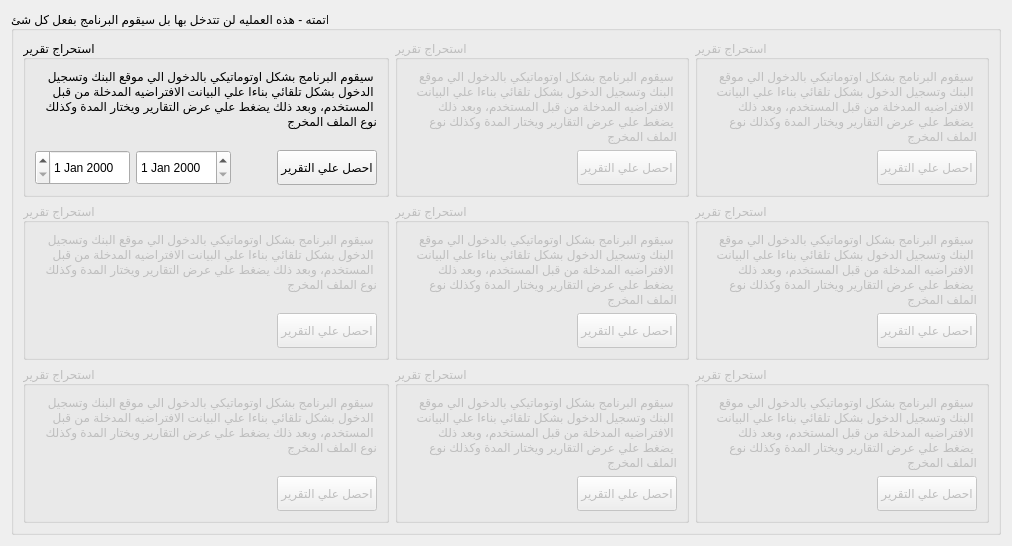
            <widget class="QWidget" name="tab">
             <attribute name="title">
              <string>مهام سريعه</string>
             </attribute>
             <layout class="QGridLayout" name="gridLayout_6">
              <item row="0" column="0">
               <widget class="QGroupBox" name="groupBox_2">
                <property name="title">
                 <string>اتمته - هذه العمليه لن تتدخل بها بل سيقوم البرنامج بفعل كل شئ</string>
                </property>
                <layout class="QGridLayout" name="gridLayout_5">
                 <item row="1" column="2">
                  <widget class="QGroupBox" name="groupBox_8">
                   <property name="enabled">
                    <bool>false</bool>
                   </property>
                   <property name="title">
                    <string>استحراج تقرير</string>
                   </property>
                   <layout class="QGridLayout" name="gridLayout_13">
                    <item row="0" column="0">
                     <layout class="QVBoxLayout" name="verticalLayout_5" stretch="10,0">
                      <item>
                       <widget class="QLabel" name="label_5">
                        <property name="text">
                         <string>سيقوم البرنامج بشكل اوتوماتيكي بالدخول الي موقع البنك وتسجيل الدخول بشكل تلقائي بناءا علي البيانت الافتراضيه المدخلة من قبل المستخدم، وبعد ذلك يضغط علي عرض التقارير ويختار المدة وكذلك نوع الملف المخرج</string>
                        </property>
                        <property name="alignment">
                         <set>Qt::AlignmentFlag::AlignLeading|Qt::AlignmentFlag::AlignLeft|Qt::AlignmentFlag::AlignTop</set>
                        </property>
                        <property name="wordWrap">
                         <bool>true</bool>
                        </property>
                       </widget>
                      </item>
                      <item>
                       <layout class="QHBoxLayout" name="horizontalLayout_6">
                        <item>
                         <spacer name="horizontalSpacer_7">
                          <property name="orientation">
                           <enum>Qt::Orientation::Horizontal</enum>
                          </property>
                          <property name="sizeHint" stdset="0">
                           <size>
                            <width>40</width>
                            <height>20</height>
                           </size>
                          </property>
                         </spacer>
                        </item>
                        <item>
                         <widget class="QPushButton" name="pushButton_4">
                          <property name="minimumSize">
                           <size>
                            <width>0</width>
                            <height>35</height>
                           </size>
                          </property>
                          <property name="text">
                           <string>احصل علي التقرير</string>
                          </property>
                         </widget>
                        </item>
                       </layout>
                      </item>
                     </layout>
                    </item>
                   </layout>
                  </widget>
                 </item>
                 <item row="2" column="2">
                  <widget class="QGroupBox" name="groupBox_9">
                   <property name="enabled">
                    <bool>false</bool>
                   </property>
                   <property name="title">
                    <string>استحراج تقرير</string>
                   </property>
                   <layout class="QGridLayout" name="gridLayout_18">
                    <item row="0" column="0">
                     <layout class="QVBoxLayout" name="verticalLayout_7" stretch="10,0">
                      <item>
                       <widget class="QLabel" name="label_8">
                        <property name="text">
                         <string>سيقوم البرنامج بشكل اوتوماتيكي بالدخول الي موقع البنك وتسجيل الدخول بشكل تلقائي بناءا علي البيانت الافتراضيه المدخلة من قبل المستخدم، وبعد ذلك يضغط علي عرض التقارير ويختار المدة وكذلك نوع الملف المخرج</string>
                        </property>
                        <property name="alignment">
                         <set>Qt::AlignmentFlag::AlignLeading|Qt::AlignmentFlag::AlignLeft|Qt::AlignmentFlag::AlignTop</set>
                        </property>
                        <property name="wordWrap">
                         <bool>true</bool>
                        </property>
                       </widget>
                      </item>
                      <item>
                       <layout class="QHBoxLayout" name="horizontalLayout_9">
                        <item>
                         <spacer name="horizontalSpacer_9">
                          <property name="orientation">
                           <enum>Qt::Orientation::Horizontal</enum>
                          </property>
                          <property name="sizeHint" stdset="0">
                           <size>
                            <width>40</width>
                            <height>20</height>
                           </size>
                          </property>
                         </spacer>
                        </item>
                        <item>
                         <widget class="QPushButton" name="pushButton_6">
                          <property name="minimumSize">
                           <size>
                            <width>0</width>
                            <height>35</height>
                           </size>
                          </property>
                          <property name="text">
                           <string>احصل علي التقرير</string>
                          </property>
                         </widget>
                        </item>
                       </layout>
                      </item>
                     </layout>
                    </item>
                   </layout>
                  </widget>
                 </item>
                 <item row="0" column="0">
                  <widget class="QGroupBox" name="groupBox">
                   <property name="title">
                    <string>استحراج تقرير</string>
                   </property>
                   <layout class="QGridLayout" name="gridLayout_7">
                    <item row="0" column="0">
                     <layout class="QVBoxLayout" name="verticalLayout_2" stretch="10,0">
                      <item>
                       <widget class="QLabel" name="label_2">
                        <property name="text">
                         <string>سيقوم البرنامج بشكل اوتوماتيكي بالدخول الي موقع البنك وتسجيل الدخول بشكل تلقائي بناءا علي البيانت الافتراضيه المدخلة من قبل المستخدم، وبعد ذلك يضغط علي عرض التقارير ويختار المدة وكذلك نوع الملف المخرج</string>
                        </property>
                        <property name="alignment">
                         <set>Qt::AlignmentFlag::AlignLeading|Qt::AlignmentFlag::AlignLeft|Qt::AlignmentFlag::AlignTop</set>
                        </property>
                        <property name="wordWrap">
                         <bool>true</bool>
                        </property>
                       </widget>
                      </item>
                      <item>
                       <layout class="QHBoxLayout" name="horizontalLayout_3">
                        <item>
                         <widget class="QDateEdit" name="dateEditReportFrom">
                          <property name="minimumSize">
                           <size>
                            <width>0</width>
                            <height>35</height>
                           </size>
                          </property>
                          <property name="layoutDirection">
                           <enum>Qt::LayoutDirection::RightToLeft</enum>
                          </property>
                          <property name="buttonSymbols">
                           <enum>QAbstractSpinBox::ButtonSymbols::UpDownArrows</enum>
                          </property>
                          <property name="specialValueText">
                           <string/>
                          </property>
                          <property name="showGroupSeparator" stdset="0">
                           <bool>false</bool>
                          </property>
                          <property name="currentSection">
                           <enum>QDateTimeEdit::Section::DaySection</enum>
                          </property>
                          <property name="calendarPopup">
                           <bool>false</bool>
                          </property>
                          <property name="date">
                           <date>
                            <year>2000</year>
                            <month>1</month>
                            <day>1</day>
                           </date>
                          </property>
                         </widget>
                        </item>
                        <item>
                         <widget class="QDateEdit" name="dateEditReportTo">
                          <property name="minimumSize">
                           <size>
                            <width>0</width>
                            <height>35</height>
                           </size>
                          </property>
                          <property name="buttonSymbols">
                           <enum>QAbstractSpinBox::ButtonSymbols::UpDownArrows</enum>
                          </property>
                          <property name="specialValueText">
                           <string/>
                          </property>
                          <property name="currentSection">
                           <enum>QDateTimeEdit::Section::DaySection</enum>
                          </property>
                          <property name="calendarPopup">
                           <bool>false</bool>
                          </property>
                         </widget>
                        </item>
                        <item>
                         <spacer name="horizontalSpacer_4">
                          <property name="orientation">
                           <enum>Qt::Orientation::Horizontal</enum>
                          </property>
                          <property name="sizeType">
                           <enum>QSizePolicy::Policy::Preferred</enum>
                          </property>
                          <property name="sizeHint" stdset="0">
                           <size>
                            <width>40</width>
                            <height>20</height>
                           </size>
                          </property>
                         </spacer>
                        </item>
                        <item>
                         <widget class="QPushButton" name="pushButtonGetDatedReport">
                          <property name="minimumSize">
                           <size>
                            <width>0</width>
                            <height>35</height>
                           </size>
                          </property>
                          <property name="text">
                           <string>احصل علي التقرير</string>
                          </property>
                         </widget>
                        </item>
                       </layout>
                      </item>
                     </layout>
                    </item>
                   </layout>
                  </widget>
                 </item>
                 <item row="0" column="2">
                  <widget class="QGroupBox" name="groupBox_3">
                   <property name="enabled">
                    <bool>false</bool>
                   </property>
                   <property name="title">
                    <string>استحراج تقرير</string>
                   </property>
                   <layout class="QGridLayout" name="gridLayout_8">
                    <item row="0" column="0">
                     <layout class="QVBoxLayout" name="verticalLayout_3" stretch="10,0">
                      <item>
                       <widget class="QLabel" name="label_3">
                        <property name="text">
                         <string>سيقوم البرنامج بشكل اوتوماتيكي بالدخول الي موقع البنك وتسجيل الدخول بشكل تلقائي بناءا علي البيانت الافتراضيه المدخلة من قبل المستخدم، وبعد ذلك يضغط علي عرض التقارير ويختار المدة وكذلك نوع الملف المخرج</string>
                        </property>
                        <property name="alignment">
                         <set>Qt::AlignmentFlag::AlignLeading|Qt::AlignmentFlag::AlignLeft|Qt::AlignmentFlag::AlignTop</set>
                        </property>
                        <property name="wordWrap">
                         <bool>true</bool>
                        </property>
                       </widget>
                      </item>
                      <item>
                       <layout class="QHBoxLayout" name="horizontalLayout_4">
                        <item>
                         <spacer name="horizontalSpacer_5">
                          <property name="orientation">
                           <enum>Qt::Orientation::Horizontal</enum>
                          </property>
                          <property name="sizeHint" stdset="0">
                           <size>
                            <width>40</width>
                            <height>20</height>
                           </size>
                          </property>
                         </spacer>
                        </item>
                        <item>
                         <widget class="QPushButton" name="pushButton_2">
                          <property name="minimumSize">
                           <size>
                            <width>0</width>
                            <height>35</height>
                           </size>
                          </property>
                          <property name="text">
                           <string>احصل علي التقرير</string>
                          </property>
                         </widget>
                        </item>
                       </layout>
                      </item>
                     </layout>
                    </item>
                   </layout>
                  </widget>
                 </item>
                 <item row="1" column="0">
                  <widget class="QGroupBox" name="groupBox_7">
                   <property name="enabled">
                    <bool>false</bool>
                   </property>
                   <property name="title">
                    <string>استحراج تقرير</string>
                   </property>
                   <layout class="QGridLayout" name="gridLayout_12">
                    <item row="0" column="0">
                     <layout class="QVBoxLayout" name="verticalLayout_4" stretch="10,0">
                      <item>
                       <widget class="QLabel" name="label_4">
                        <property name="text">
                         <string>سيقوم البرنامج بشكل اوتوماتيكي بالدخول الي موقع البنك وتسجيل الدخول بشكل تلقائي بناءا علي البيانت الافتراضيه المدخلة من قبل المستخدم، وبعد ذلك يضغط علي عرض التقارير ويختار المدة وكذلك نوع الملف المخرج</string>
                        </property>
                        <property name="alignment">
                         <set>Qt::AlignmentFlag::AlignLeading|Qt::AlignmentFlag::AlignLeft|Qt::AlignmentFlag::AlignTop</set>
                        </property>
                        <property name="wordWrap">
                         <bool>true</bool>
                        </property>
                       </widget>
                      </item>
                      <item>
                       <layout class="QHBoxLayout" name="horizontalLayout_5">
                        <item>
                         <spacer name="horizontalSpacer_6">
                          <property name="orientation">
                           <enum>Qt::Orientation::Horizontal</enum>
                          </property>
                          <property name="sizeHint" stdset="0">
                           <size>
                            <width>40</width>
                            <height>20</height>
                           </size>
                          </property>
                         </spacer>
                        </item>
                        <item>
                         <widget class="QPushButton" name="pushButton_3">
                          <property name="minimumSize">
                           <size>
                            <width>0</width>
                            <height>35</height>
                           </size>
                          </property>
                          <property name="text">
                           <string>احصل علي التقرير</string>
                          </property>
                         </widget>
                        </item>
                       </layout>
                      </item>
                     </layout>
                    </item>
                   </layout>
                  </widget>
                 </item>
                 <item row="2" column="0">
                  <widget class="QGroupBox" name="groupBox_13">
                   <property name="enabled">
                    <bool>false</bool>
                   </property>
                   <property name="title">
                    <string>استحراج تقرير</string>
                   </property>
                   <layout class="QGridLayout" name="gridLayout_19">
                    <item row="0" column="0">
                     <layout class="QVBoxLayout" name="verticalLayout_8" stretch="10,0">
                      <item>
                       <widget class="QLabel" name="label_9">
                        <property name="text">
                         <string>سيقوم البرنامج بشكل اوتوماتيكي بالدخول الي موقع البنك وتسجيل الدخول بشكل تلقائي بناءا علي البيانت الافتراضيه المدخلة من قبل المستخدم، وبعد ذلك يضغط علي عرض التقارير ويختار المدة وكذلك نوع الملف المخرج</string>
                        </property>
                        <property name="alignment">
                         <set>Qt::AlignmentFlag::AlignLeading|Qt::AlignmentFlag::AlignLeft|Qt::AlignmentFlag::AlignTop</set>
                        </property>
                        <property name="wordWrap">
                         <bool>true</bool>
                        </property>
                       </widget>
                      </item>
                      <item>
                       <layout class="QHBoxLayout" name="horizontalLayout_11">
                        <item>
                         <spacer name="horizontalSpacer_10">
                          <property name="orientation">
                           <enum>Qt::Orientation::Horizontal</enum>
                          </property>
                          <property name="sizeHint" stdset="0">
                           <size>
                            <width>40</width>
                            <height>20</height>
                           </size>
                          </property>
                         </spacer>
                        </item>
                        <item>
                         <widget class="QPushButton" name="pushButton_7">
                          <property name="minimumSize">
                           <size>
                            <width>0</width>
                            <height>35</height>
                           </size>
                          </property>
                          <property name="text">
                           <string>احصل علي التقرير</string>
                          </property>
                         </widget>
                        </item>
                       </layout>
                      </item>
                     </layout>
                    </item>
                   </layout>
                  </widget>
                 </item>
                 <item row="0" column="1">
                  <widget class="QGroupBox" name="groupBox_14">
                   <property name="enabled">
                    <bool>false</bool>
                   </property>
                   <property name="title">
                    <string>استحراج تقرير</string>
                   </property>
                   <layout class="QGridLayout" name="gridLayout_20">
                    <item row="0" column="0">
                     <layout class="QVBoxLayout" name="verticalLayout_9" stretch="10,0">
                      <item>
                       <widget class="QLabel" name="label_11">
                        <property name="text">
                         <string>سيقوم البرنامج بشكل اوتوماتيكي بالدخول الي موقع البنك وتسجيل الدخول بشكل تلقائي بناءا علي البيانت الافتراضيه المدخلة من قبل المستخدم، وبعد ذلك يضغط علي عرض التقارير ويختار المدة وكذلك نوع الملف المخرج</string>
                        </property>
                        <property name="alignment">
                         <set>Qt::AlignmentFlag::AlignLeading|Qt::AlignmentFlag::AlignLeft|Qt::AlignmentFlag::AlignTop</set>
                        </property>
                        <property name="wordWrap">
                         <bool>true</bool>
                        </property>
                       </widget>
                      </item>
                      <item>
                       <layout class="QHBoxLayout" name="horizontalLayout_19">
                        <item>
                         <spacer name="horizontalSpacer_11">
                          <property name="orientation">
                           <enum>Qt::Orientation::Horizontal</enum>
                          </property>
                          <property name="sizeHint" stdset="0">
                           <size>
                            <width>40</width>
                            <height>20</height>
                           </size>
                          </property>
                         </spacer>
                        </item>
                        <item>
                         <widget class="QPushButton" name="pushButton_8">
                          <property name="minimumSize">
                           <size>
                            <width>0</width>
                            <height>35</height>
                           </size>
                          </property>
                          <property name="text">
                           <string>احصل علي التقرير</string>
                          </property>
                         </widget>
                        </item>
                       </layout>
                      </item>
                     </layout>
                    </item>
                   </layout>
                  </widget>
                 </item>
                 <item row="1" column="1">
                  <widget class="QGroupBox" name="groupBox_15">
                   <property name="enabled">
                    <bool>false</bool>
                   </property>
                   <property name="title">
                    <string>استحراج تقرير</string>
                   </property>
                   <layout class="QGridLayout" name="gridLayout_21">
                    <item row="0" column="0">
                     <layout class="QVBoxLayout" name="verticalLayout_10" stretch="10,0">
                      <item>
                       <widget class="QLabel" name="label_12">
                        <property name="text">
                         <string>سيقوم البرنامج بشكل اوتوماتيكي بالدخول الي موقع البنك وتسجيل الدخول بشكل تلقائي بناءا علي البيانت الافتراضيه المدخلة من قبل المستخدم، وبعد ذلك يضغط علي عرض التقارير ويختار المدة وكذلك نوع الملف المخرج</string>
                        </property>
                        <property name="alignment">
                         <set>Qt::AlignmentFlag::AlignLeading|Qt::AlignmentFlag::AlignLeft|Qt::AlignmentFlag::AlignTop</set>
                        </property>
                        <property name="wordWrap">
                         <bool>true</bool>
                        </property>
                       </widget>
                      </item>
                      <item>
                       <layout class="QHBoxLayout" name="horizontalLayout_20">
                        <item>
                         <spacer name="horizontalSpacer_12">
                          <property name="orientation">
                           <enum>Qt::Orientation::Horizontal</enum>
                          </property>
                          <property name="sizeHint" stdset="0">
                           <size>
                            <width>40</width>
                            <height>20</height>
                           </size>
                          </property>
                         </spacer>
                        </item>
                        <item>
                         <widget class="QPushButton" name="pushButton_9">
                          <property name="minimumSize">
                           <size>
                            <width>0</width>
                            <height>35</height>
                           </size>
                          </property>
                          <property name="text">
                           <string>احصل علي التقرير</string>
                          </property>
                         </widget>
                        </item>
                       </layout>
                      </item>
                     </layout>
                    </item>
                   </layout>
                  </widget>
                 </item>
                 <item row="2" column="1">
                  <widget class="QGroupBox" name="groupBox_16">
                   <property name="enabled">
                    <bool>false</bool>
                   </property>
                   <property name="title">
                    <string>استحراج تقرير</string>
                   </property>
                   <layout class="QGridLayout" name="gridLayout_22">
                    <item row="0" column="0">
                     <layout class="QVBoxLayout" name="verticalLayout_11" stretch="10,0">
                      <item>
                       <widget class="QLabel" name="label_13">
                        <property name="text">
                         <string>سيقوم البرنامج بشكل اوتوماتيكي بالدخول الي موقع البنك وتسجيل الدخول بشكل تلقائي بناءا علي البيانت الافتراضيه المدخلة من قبل المستخدم، وبعد ذلك يضغط علي عرض التقارير ويختار المدة وكذلك نوع الملف المخرج</string>
                        </property>
                        <property name="alignment">
                         <set>Qt::AlignmentFlag::AlignLeading|Qt::AlignmentFlag::AlignLeft|Qt::AlignmentFlag::AlignTop</set>
                        </property>
                        <property name="wordWrap">
                         <bool>true</bool>
                        </property>
                       </widget>
                      </item>
                      <item>
                       <layout class="QHBoxLayout" name="horizontalLayout_21">
                        <item>
                         <spacer name="horizontalSpacer_13">
                          <property name="orientation">
                           <enum>Qt::Orientation::Horizontal</enum>
                          </property>
                          <property name="sizeHint" stdset="0">
                           <size>
                            <width>40</width>
                            <height>20</height>
                           </size>
                          </property>
                         </spacer>
                        </item>
                        <item>
                         <widget class="QPushButton" name="pushButton_10">
                          <property name="minimumSize">
                           <size>
                            <width>0</width>
                            <height>35</height>
                           </size>
                          </property>
                          <property name="text">
                           <string>احصل علي التقرير</string>
                          </property>
                         </widget>
                        </item>
                       </layout>
                      </item>
                     </layout>
                    </item>
                   </layout>
                  </widget>
                 </item>
                </layout>
               </widget>
              </item>
             </layout>
            </widget>
